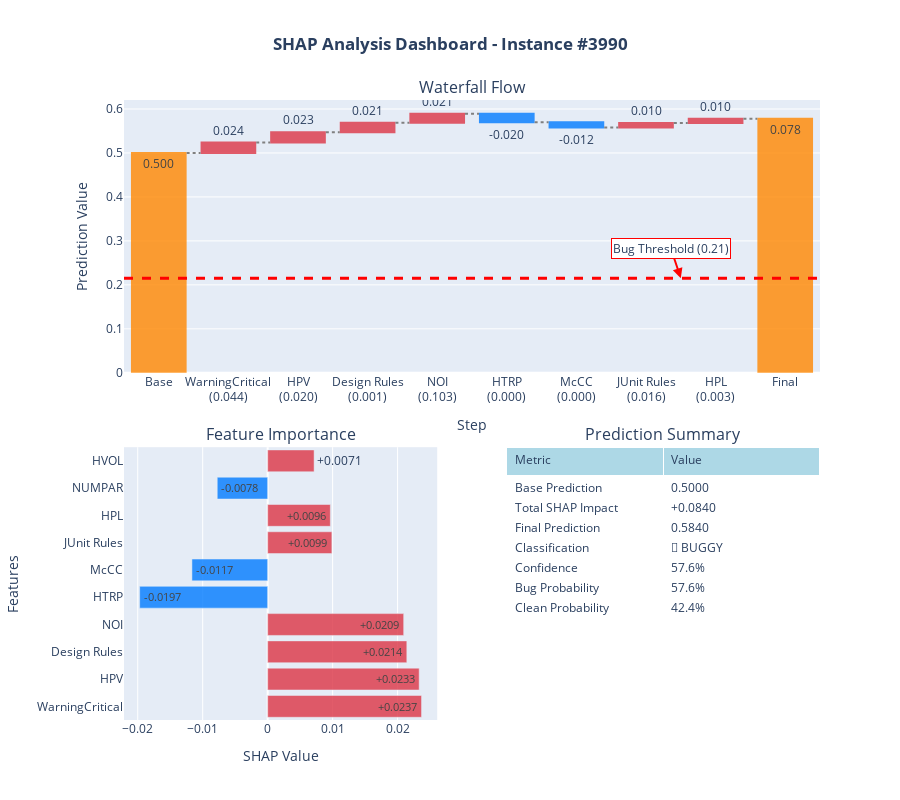

Notebook source saved alongside this figure:
### Markdown cell above
INTERPRETATION GUIDE:
    
    • Red bars push prediction 
      toward "BUGGY"
    • Blue bars push prediction 
      toward "CLEAN"
    • Longer bars = stronger 
      influence
    • Feature values shown 
      in parentheses

### Code cell
import shap
import numpy as np
import pandas as pd
import matplotlib.pyplot as plt
import joblib
import plotly.graph_objects as go
from plotly.subplots import make_subplots
import plotly.express as px
import os
import json

# Load and rename columns
X_scaled = pd.read_pickle("/Users/kiransaud/Desktop/XAI-SHAP/explanations/X_scaled.pkl")

feature_names_map = {
}
X_scaled = X_scaled.rename(columns=feature_names_map)

# Ensure output directory exists
os.makedirs("static/manager", exist_ok=True)

# Load data
shap_values_class1 = np.load("/Users/kiransaud/Desktop/XAI-SHAP/explanations/shap_values_class1.npy")
rf_model = joblib.load("/Users/kiransaud/Desktop/XAI-SHAP/models/rf_baseline.pkl")

# Load threshold from file
with open("/Users/kiransaud/Desktop/XAI-SHAP/models/threshold.json", "r") as f:
    threshold = json.load(f).get("threshold", 0.215)

# Create TreeExplainer
explainer = shap.TreeExplainer(rf_model)
base_value = explainer.expected_value[1]  # for class 1 = buggy

# Select instance
i = 3990
instance_data = X_scaled.iloc[i]
instance_shap = shap_values_class1[i]
prediction_proba = rf_model.predict_proba(X_scaled.iloc[[i]])[0]
predicted_class = int(prediction_proba[1] >= threshold)

# SHAP waterfall plot
shap.initjs()
exp = shap.Explanation(
    values=instance_shap,
    base_values=base_value,
    data=instance_data.values,
    feature_names=X_scaled.columns
)
shap.plots.waterfall(exp, max_display=10)

# Dashboard function

def create_plotly_summary_dashboard(instance_shap, instance_data, base_value, feature_names, 
                                    prediction_proba, predicted_class, instance_id, threshold):
    feature_importance = list(zip(feature_names, instance_shap, instance_data.values))
    feature_importance.sort(key=lambda x: abs(x[1]), reverse=True)
    top_10 = feature_importance[:10]

    fig = make_subplots(
        rows=2, cols=2,
        subplot_titles=('Waterfall Flow', 'Feature Importance', 'Prediction Summary', 'Mathematical Breakdown'),
        specs=[[{"colspan": 2}, None], [{"type": "bar"}, {"type": "table"}]],
        vertical_spacing=0.12,
        horizontal_spacing=0.1
    )

    top_features = top_10[:8]
    shap_vals = [x[1] for x in top_features]
    feat_names = [f"{x[0][:20]}..." if len(x[0]) > 20 else x[0] for x in top_features]
    feat_values = [x[2] for x in top_features]

    x_labels = ['Base'] + [f'{name}<br>({val:.3f})' for name, val in zip(feat_names, feat_values)] + ['Final']
    y_values = [base_value] + shap_vals + [sum(shap_vals)]
    measure_types = ['absolute'] + ['relative'] * len(shap_vals) + ['total']

    fig.add_trace(go.Waterfall(
        orientation="v",
        measure=measure_types,
        x=x_labels,
        y=y_values,
        text=[f"{val:.3f}" for val in y_values],
        textposition="auto",
        connector={"line": {"color": "gray", "dash": "dot"}},
        decreasing={"marker": {"color": "rgba(0, 123, 255, 0.8)"}},
        increasing={"marker": {"color": "rgba(220, 53, 69, 0.8)"}},
        totals={"marker": {"color": "rgba(255, 136, 0, 0.8)"}},
    ), row=1, col=1)

    feat_names_bar = [x[0][:15] + "..." if len(x[0]) > 15 else x[0] for x in top_10]
    shap_vals_bar = [x[1] for x in top_10]
    colors_bar = ['rgba(220, 53, 69, 0.8)' if x > 0 else 'rgba(0, 123, 255, 0.8)' for x in shap_vals_bar]

    fig.add_trace(go.Bar(
        x=shap_vals_bar,
        y=feat_names_bar,
        orientation='h',
        marker_color=colors_bar,
        text=[f"{val:+.4f}" for val in shap_vals_bar],
        textposition='auto'
    ), row=2, col=1)

    final_pred = base_value + sum(instance_shap)
    table_data = [
        ["Base Prediction", f"{base_value:.4f}"],
        ["Total SHAP Impact", f"{sum(instance_shap):+.4f}"],
        ["Final Prediction", f"{final_pred:.4f}"],
        ["Classification", "🐛 BUGGY" if final_pred >= threshold else "✅ CLEAN"],
        ["Confidence", f"{prediction_proba[predicted_class]:.1%}"],
        ["Bug Probability", f"{prediction_proba[1]:.1%}"],
        ["Clean Probability", f"{prediction_proba[0]:.1%}"]
    ]

    fig.add_trace(go.Table(
        header=dict(values=['Metric', 'Value'], fill_color='lightblue', align='left'),
        cells=dict(values=[[row[0] for row in table_data], [row[1] for row in table_data]],
                  fill_color='white', align='left')
    ), row=2, col=2)

    fig.update_layout(
        height=800,
        title_text=f"<b>SHAP Analysis Dashboard - Instance #{i}</b>",
        title_x=0.5,
        showlegend=False
    )

    fig.add_shape(type="line", x0=0, x1=1, y0=threshold, y1=threshold, xref="x domain", yref="y",
                  line=dict(color="red", width=3, dash="dash"), row=1, col=1)
    fig.add_annotation(x=0.8, y=threshold, text=f"Bug Threshold ({threshold:.2f})", showarrow=True,
                       arrowhead=2, arrowcolor="red", arrowwidth=2,
                       bgcolor="white", bordercolor="red", borderwidth=1,
                       xref="x domain", yref="y", row=1, col=1)

    fig.update_xaxes(title_text="Step", row=1, col=1)
    fig.update_yaxes(title_text="Prediction Value", row=1, col=1)
    fig.update_xaxes(title_text="SHAP Value", row=2, col=1)
    fig.update_yaxes(title_text="Features", row=2, col=1)

    return fig

# Render dashboard
dashboard_fig = create_plotly_summary_dashboard(
    instance_shap,
    instance_data,
    base_value,
    X_scaled.columns,
    prediction_proba,
    predicted_class,
    i,
    threshold
)
dashboard_fig.show()

### Figure 1 — Plotly figure (JSON) as saved in the notebook; plotly's stock layout.template omitted (floating-point values rounded to 4 significant figures)
{"data": [{"connector": {"line": {"color": "gray", "dash": "dot"}}, "decreasing": {"marker": {"color": "rgba(0, 123, 255, 0.8)"}}, "increasing": {"marker": {"color": "rgba(220, 53, 69, 0.8)"}}, "measure": ["absolute", "relative", "relative", "relative", "relative", "relative", "relative", "relative", "relative", "total"], "orientation": "v", "text": ["0.500", "0.024", "0.023", "0.021", "0.021", "-0.020", "-0.012", "0.010", "0.010", "0.078"], "textposition": "auto", "totals": {"marker": {"color": "rgba(255, 136, 0, 0.8)"}}, "type": "waterfall", "x": ["Base", "WarningCritical<br>(0.044)", "HPV<br>(0.020)", "Design Rules<br>(0.001)", "NOI<br>(0.103)", "HTRP<br>(0.000)", "McCC<br>(0.000)", "JUnit Rules<br>(0.016)", "HPL<br>(0.003)", "Final"], "xaxis": "x", "y": [0.5, 0.02369, 0.02332, 0.02142, 0.02094, -0.0197, -0.01166, 0.009884, 0.009648, 0.07754], "yaxis": "y"}, {"marker": {"color": ["rgba(220, 53, 69, 0.8)", "rgba(220, 53, 69, 0.8)", "rgba(220, 53, 69, 0.8)", "rgba(220, 53, 69, 0.8)", "rgba(0, 123, 255, 0.8)", "rgba(0, 123, 255, 0.8)", "rgba(220, 53, 69, 0.8)", "rgba(220, 53, 69, 0.8)", "rgba(0, 123, 255, 0.8)", "rgba(220, 53, 69, 0.8)"]}, "orientation": "h", "text": ["+0.0237", "+0.0233", "+0.0214", "+0.0209", "-0.0197", "-0.0117", "+0.0099", "+0.0096", "-0.0078", "+0.0071"], "textposition": "auto", "type": "bar", "x": [0.02369, 0.02332, 0.02142, 0.02094, -0.0197, -0.01166, 0.009884, 0.009648, -0.007761, 0.007148], "xaxis": "x2", "y": ["WarningCritical", "HPV", "Design Rules", "NOI", "HTRP", "McCC", "JUnit Rules", "HPL", "NUMPAR", "HVOL"], "yaxis": "y2"}, {"cells": {"align": "left", "fill": {"color": "white"}, "values": [["Base Prediction", "Total SHAP Impact", "Final Prediction", "Classification", "Confidence", "Bug Probability", "Clean Probability"], ["0.5000", "+0.0840", "0.5840", "🐛 BUGGY", "57.6%", "57.6%", "42.4%"]]}, "domain": {"x": [0.55, 1], "y": [0, 0.44]}, "header": {"align": "left", "fill": {"color": "lightblue"}, "values": ["Metric", "Value"]}, "type": "table"}], "layout": {"annotations": [{"font": {"size": 16}, "showarrow": false, "text": "Waterfall Flow", "x": 0.5, "xanchor": "center", "xref": "paper", "y": 1, "yanchor": "bottom", "yref": "paper"}, {"font": {"size": 16}, "showarrow": false, "text": "Feature Importance", "x": 0.225, "xanchor": "center", "xref": "paper", "y": 0.44, "yanchor": "bottom", "yref": "paper"}, {"font": {"size": 16}, "showarrow": false, "text": "Prediction Summary", "x": 0.775, "xanchor": "center", "xref": "paper", "y": 0.44, "yanchor": "bottom", "yref": "paper"}, {"arrowcolor": "red", "arrowhead": 2, "arrowwidth": 2, "bgcolor": "white", "bordercolor": "red", "borderwidth": 1, "showarrow": true, "text": "Bug Threshold (0.21)", "x": 0.8, "xref": "x domain", "y": 0.215, "yref": "y"}], "height": 800, "shapes": [{"line": {"color": "red", "dash": "dash", "width": 3}, "type": "line", "x0": 0, "x1": 1, "xref": "x domain", "y0": 0.215, "y1": 0.215, "yref": "y"}], "showlegend": false, "title": {"text": "<b>SHAP Analysis Dashboard - Instance #3990</b>", "x": 0.5}, "xaxis": {"anchor": "y", "domain": [0, 1], "title": {"text": "Step"}}, "xaxis2": {"anchor": "y2", "domain": [0, 0.45], "title": {"text": "SHAP Value"}}, "yaxis": {"anchor": "x", "domain": [0.56, 1], "title": {"text": "Prediction Value"}}, "yaxis2": {"anchor": "x2", "domain": [0, 0.44], "title": {"text": "Features"}}}}
